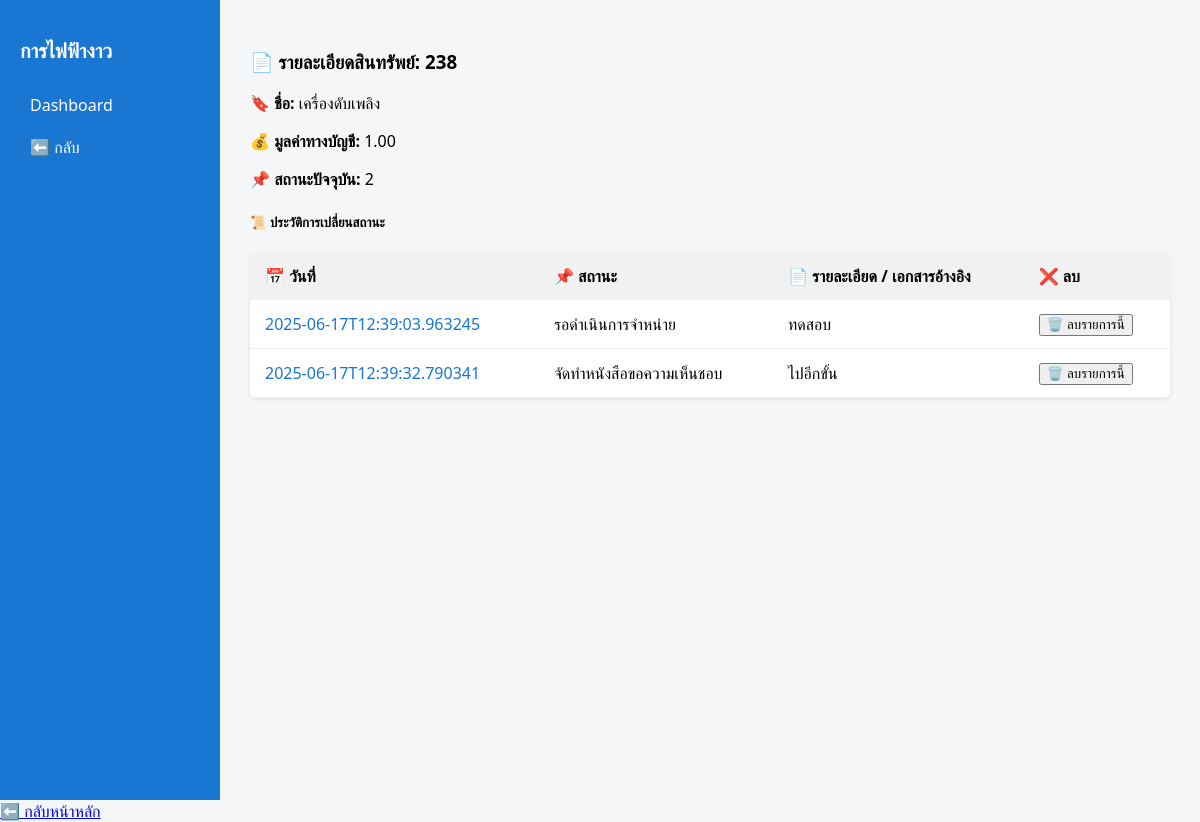
The page /asset/238 on the database its author committed.
### tables this page shows
CREATE TABLE "assets" (
    id INTEGER PRIMARY KEY AUTOINCREMENT,
    asset_id TEXT,
    sub_number INTEGER,
    inventory_code TEXT,
    description TEXT,
    product_code TEXT,
    capitalized_date TEXT,
    acquisition_value REAL,
    accumulated_depreciation REAL,
    book_value REAL,
    asset_status TEXT, -- เปลี่ยนจาก status → asset_status
    cost_center TEXT,
    image TEXT,
    disposal_status TEXT
);

CREATE TABLE disposal_status_log (
    id INTEGER PRIMARY KEY AUTOINCREMENT,
    asset_id TEXT,  -- FK ไปยัง assets.asset_id
    status_code TEXT,  -- เช่น 'proposal', 'approval', ...
    status_description TEXT,
    ref_document TEXT,  -- เก็บเลขที่หนังสือ/รหัสเอกสาร/ชื่อไฟล์
    changed_at TEXT DEFAULT (datetime('now')),  -- วันเวลาที่เปลี่ยน
    changed_by TEXT  -- คนที่เปลี่ยน (optional)
);

### main.py (the view)
@app.get("/asset/{id}", response_class=HTMLResponse)
def asset_detail(request: Request, id: int,cost_center:str="",disposal_status:str="" ,asset_status:str=""):
    conn = sqlite3.connect(DB_PATH)
    conn.row_factory = sqlite3.Row
    cursor = conn.cursor()
    cursor.execute("SELECT * FROM assets WHERE id = ?", (id,))
    asset = cursor.fetchone()
    cursor.execute("""
        SELECT id,status_code, status_description, ref_document, changed_at
        FROM disposal_status_log
        WHERE asset_id = ?
        ORDER BY changed_at
    """, (id,))
    logs =  cursor.fetchall()
    return templates.TemplateResponse("asset_detail.html", {
        "request": request,
        "cost_center":cost_center,
        "disposal_status": disposal_status,
        "asset_status":asset_status,
        "asset": asset,
        "logs": logs
    })

### templates/asset_detail.html (shortened to what this page needs)
<!DOCTYPE html>
<html lang="th">
<head>
</head>
<body>
  <div class="container">
    <div class="sidebar">
      <h2>การไฟฟ้างาว</h2>
      <a href="/main">Dashboard</a>
            <a
        href="/asset?disposal_status={{ disposal_status }}&cost_center={{ cost_center }}&asset_status={{ asset_status }}">⬅️
        กลับ</a>
    </div>
    <div class="content">
      <div class="card shadow-sm mb-4">
        <div class="card-body">
          <h3 class="card-title mb-3">📄 รายละเอียดสินทรัพย์: <span class="text-primary">{{ asset.id }}</span></h3>
          <p><b>🔖 ชื่อ:</b> {{ asset.description }}</p>
          <p><b>💰 มูลค่าทางบัญชี:</b> {{ "{:,.2f}".format(asset.book_value or 0) }}</p>
          <p><b>📌 สถานะปัจจุบัน:</b>
            <span class="badge bg-info text-dark">{{ asset.disposal_status }}</span>
          </p>
        </div>
      </div>
      <h5 class="mt-4">📜 ประวัติการเปลี่ยนสถานะ</h5>
      <table class="table table-hover table-bordered shadow-sm">
        <thead class="table-dark">
          <tr>
            <th>📅 วันที่</th>
            <th>📌 สถานะ</th>
            <th>📄 รายละเอียด / เอกสารอ้างอิง</th>
            <th>❌ ลบ</th>
          </tr>
        </thead>
        <tbody>
          {% for log in logs %}
          <form method="POST" action="/assets/{{ log['id'] }}/delete?cost_center={{ cost_center }}&disposal_status={{ disposal_status }}&asset_status={{ asset_status }}"
            onsubmit="return confirm('คุณแน่ใจหรือไม่ว่าต้องการลบสินทรัพย์นี้?');">
            <tr>
              <td>{{ log["changed_at"] }}</td>
              <td><span class="badge bg-primary">{{ log["status_description"] }}</span></td>
              <td>{{ log["ref_document"] }}</td>
              <td><button type="submit" class="btn btn-danger mt-2">🗑️ ลบรายการนี้</button></td>
            </tr>
          </form>
          {% else %}
          <tr>
            <td colspan="3" class="text-center text-muted">ไม่มีประวัติการเปลี่ยนสถานะ</td>
          </tr>
          {% endfor %}
        </tbody>
      </table>
    </div>
  </div>
</body>
</html>
<a href="/assets?disposal_status={{ request.query_params.get('disposal_status') }}&cost_center={{request.query_params.get('cost_center')}}&asset_status={{request.query_params.get('asset_status')}}'"
  class="btn btn-outline-secondary mt-4">⬅️ กลับหน้าหลัก</a>
</html>

### templates/asset_detail.html (style rules this page uses)
* { box-sizing: border-box; }
body { margin: 0; font-family: "Segoe UI", sans-serif; background-color: #f4f6f8; }
.container { display: flex; height: 100vh; }
.sidebar { width: 220px; background-color: #1976d2; color: white; padding: 20px; }
.sidebar h2 { font-size: 20px; margin-bottom: 20px; }
.sidebar a { display: block; color: white; padding: 10px; text-decoration: none; border-radius: 6px; transition: background 0.2s; }
.content { flex: 1; padding: 30px; overflow-y: auto; }
table { width: 100%; border-collapse: collapse; background-color: white; box-shadow: 0 1px 4px rgba(0, 0, 0, 0.1); border-radius: 6px; overflow: hidden; }
th, td { padding: 12px 15px; border-bottom: 1px solid #eee; text-align: left; }
th { background-color: #f1f1f1; font-weight: bold; }
td:first-child { cursor: pointer; color: #1976d2; }

### rows shown on the page
assets: id "238", description "เครื่องดับเพลิง", book_value "1.00", disposal_status "2"
disposal_status_log: changed_at "2025-06-17T12:39:03.963245", status_description "รอดำเนินการจำหน่าย", ref_document "ทดสอบ"
disposal_status_log: changed_at "2025-06-17T12:39:32.790341", status_description "จัดทำหนังสือขอความเห็นชอบ", ref_document "ไปอีกขั้น"
